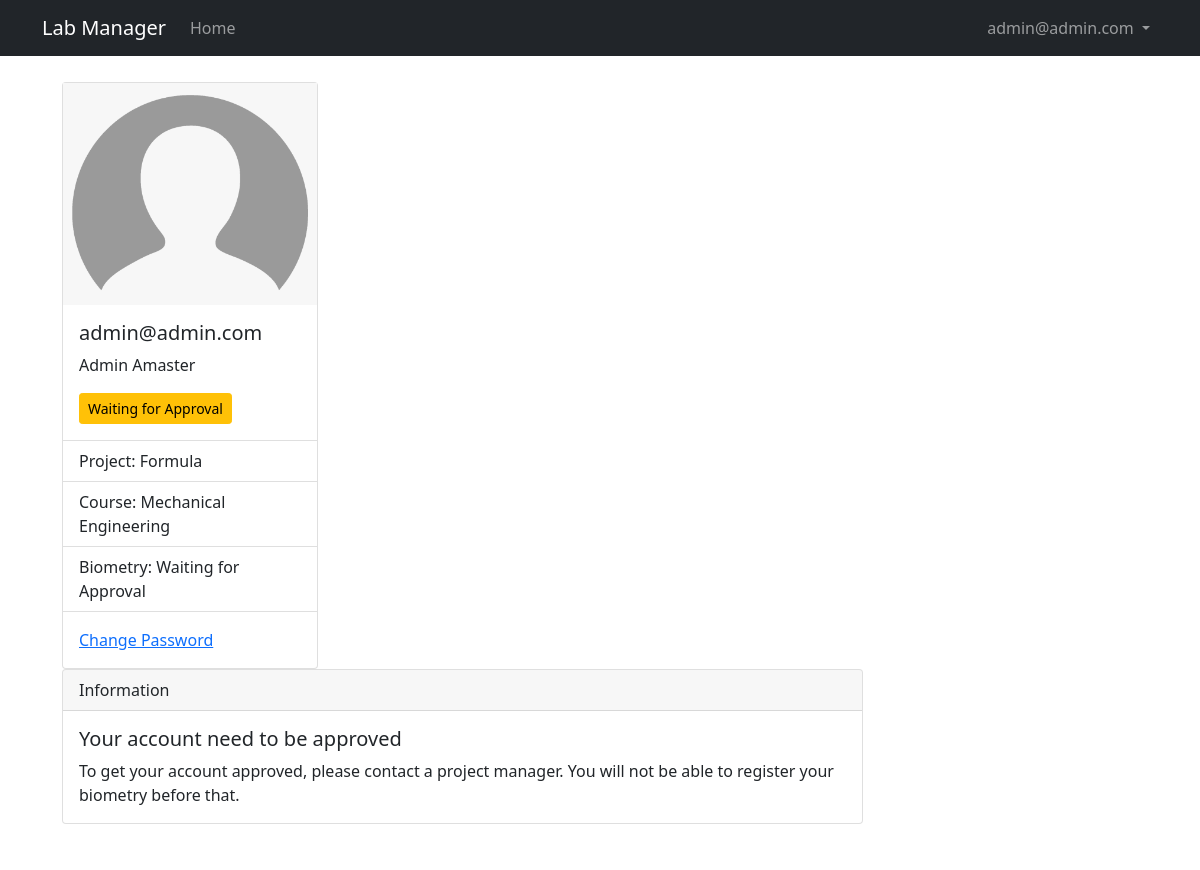
/ (signed in), run on an earlier commit of the app's database.
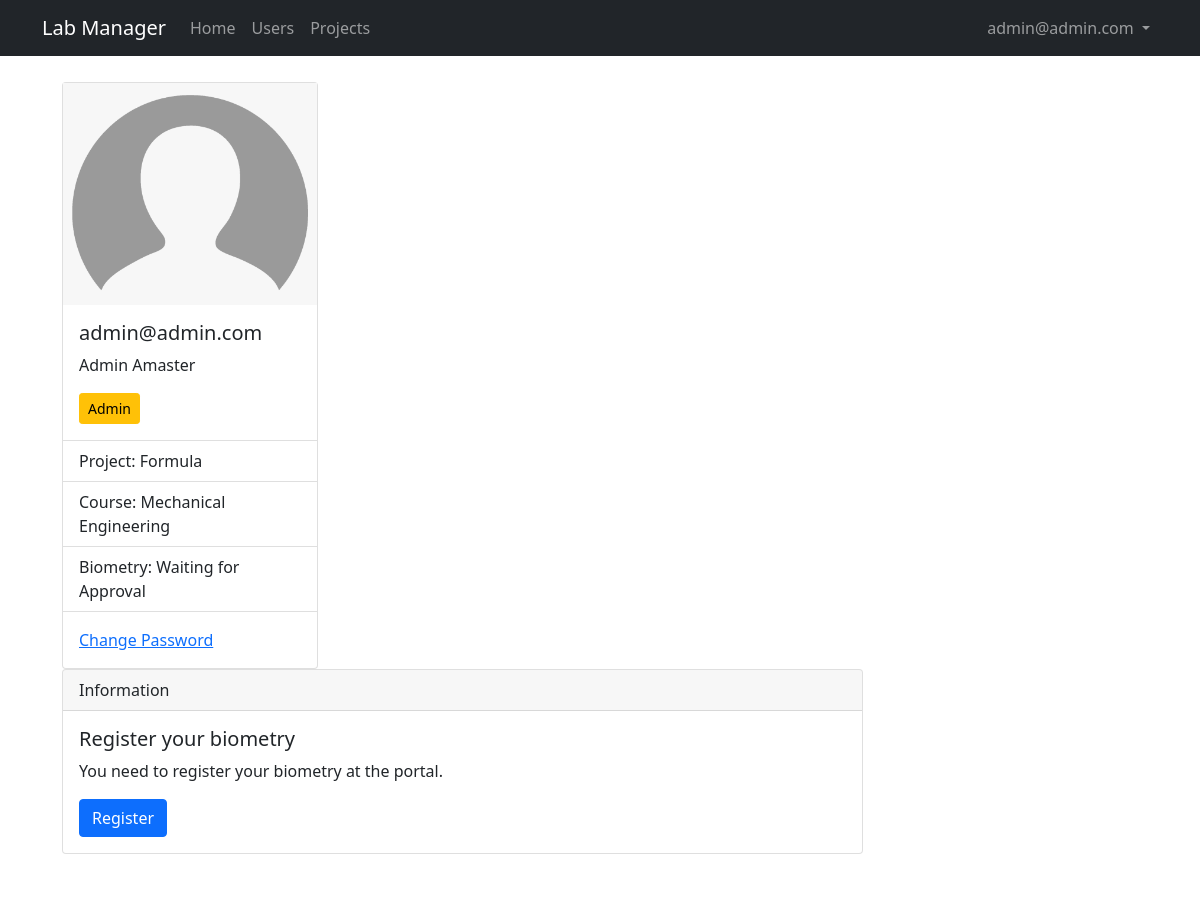
And on a later commit of the database.
### lab_manager/models.py (models this page shows, shortened)
class User(db.Model, UserMixin):
    id = db.Column(db.Integer, primary_key = True)
    email = db.Column(db.String(50), unique = True)
    name = db.Column(db.String(150))
    password = db.Column(db.String(128))
    date_created = db.Column(db.DateTime, default = datetime.utcnow)
    biometry = db.Column(db.Boolean, default = False, nullable = False)
    project = db.Column(db.Integer, nullable = False)
    grr = db.Column(db.Integer, unique = True)
    course = db.Column(db.String(50))
    approved_by = db.Column(db.Integer)
    date_approved = db.Column(db.DateTime, default = datetime.utcnow)
    approved = db.Column(db.Boolean, default = False, nullable = False)
    admin = db.Column(db.Boolean, default = False, nullable = False)
    projects = db.relationship('Project', backref="user", passive_deletes = False)

### lab_manager/main/routes.py (the view)
@main.route("/")
@login_required
def home():
    return render_template('users/profile.jinja2', title = "Home", user=current_user)

### lab_manager/__init__.py (called while the page is built)
def create_app(config_class=Config):
    app = Flask(__name__)
    app.config.from_object(Config)
    db.init_app(app)
    migrate.init_app(app, db)
    from lab_manager.main.routes import main
    app.register_blueprint(main)
    from lab_manager.users.routes import users
    app.register_blueprint(users)
    from lab_manager.admin.routes import admin
    app.register_blueprint(admin)
    from .models import User, Project
    initialize_database(app)
    login_manager.init_app(app)
    @login_manager.user_loader
    def load_user(id):
        return User.query.get(int(id))
    return app

### lab_manager/templates/users/profile.jinja2 (shortened to what this page needs)
{% extends "./layout.jinja2" %}
{% block content %}
<div class="container">
    <div class="row">
        <div class="col">
            <div class="card" style="width: 16rem;">
            <img class="img-fluid" src="{{ url_for('static', filename='img/default_user.png')}}" class="card-img-top" alt="Profile Picture">
            <div class="card-body">
                <h5 class="card-title">{{ user.email }}</h5>
                <p class="card-text">{{ user.name }}</p>
                {% if not user.admin %}
                    {% if not user.approved %} <button type="button" class="btn btn-warning btn-sm" data-bs-toggle="modal" data-bs-target="#approval_info">Waiting for Approval</button> {% else %} <button type="button" class="btn btn-success btn-sm">Approved</button> {% endif %}
                {% else %}
                    <button type="button" class="btn btn-warning btn-sm">Admin</button>
                {% endif %}
            </div>
            <ul class="list-group list-group-flush">
                <li class="list-group-item">Project: {{ user.project }}</li>
                <li class="list-group-item">Course: {% if not user.course %} <a href="">Enter Course</a> {% else %} {{ user.course }} {% endif %}</li>
                <li class="list-group-item">Biometry: {% if not user.approved %} Waiting for Approval {% else %} {% if not user.biometry %} <a href="">Create Biometry</a> {% else %} Biometry registered {% endif %} {% endif %} </li>
            </ul>
            <div class="card-body">
                <a href="#" class="card-link">Change Password</a>
            </div>
            </div>
        </div>
        <div class="col-9">
            {% if not user.approved and not user.admin %}
            <div class="card mb-3">
                <div class="card-header">
                    Information
                </div>
                <div class="card-body">
                    <h5 class="card-title">Your account need to be approved</h5>
                    <p class="card-text">To get your account approved, please contact a project manager. You will not be able to register your biometry before that.</p>
                </div>
            </div>
            {% elif not user.biometry %}
            <div class="card mb-3">
                <div class="card-header">
                    Information
                </div>
                <div class="card-body">
                    <h5 class="card-title">Register your biometry</h5>
                    <p class="card-text">You need to register your biometry at the portal.</p>
                    <a href="#" class="btn btn-primary">Register</a>
                </div>
            </div>
            {% endif %}
        </div>
    </div>
</div>
{% endblock content %}

### lab_manager/templates/layout.jinja2 (shortened to what this page needs)
<!DOCTYPE html>
<html lang="en">
<head>
    <link href="https://cdn.jsdelivr.net/npm/bootstrap@5.1.3/dist/css/bootstrap.min.css" rel="stylesheet">
    <link rel="stylesheet" type="text/css" href="https://cdn.datatables.net/1.10.25/css/dataTables.bootstrap5.css">
    <link rel="stylesheet" href="https://cdn.jsdelivr.net/npm/bootstrap-icons@1.8.1/font/bootstrap-icons.css">
    <link rel="stylesheet" type="text/css" href="{{ url_for('static', filename='main.css') }}">
</head>
<body>
    <nav class="navbar navbar-expand-md navbar-dark bg-dark">
        <div class="container">
            <a class="navbar-brand mr-4" href="/">Lab Manager</a>
            <div class="collapse navbar-collapse" id="navbar">
                <div class="navbar-nav me-auto mb-2 mb-lg-0">
                    <a href="/" class="nav-item nav-link">Home</a>
                    {% if user.is_authenticated and user.admin==True %}
                        <a href="{{url_for('admin.users')}}" class="nav-item nav-link">Users</a>
                        <a href="{{url_for('admin.projects')}}" class="nav-item nav-link">Projects</a>
                    {% endif %}
                </div>
                <div class="navbar-nav">
                    {% if user.is_authenticated and user.admin==False %}
                        <li class="nav-item dropdown">
                            <a class="nav-link dropdown-toggle" href="#" id="navbarDropdown" role="button" data-bs-toggle="dropdown" aria-expanded="false"> {{user.email}} </a>
                        </li>
                    {% elif user.is_authenticated and user.admin==True %}
                        <li class="nav-item dropdown">
                            <a class="nav-link dropdown-toggle" href="#" id="navbarDropdown" role="button" data-bs-toggle="dropdown" aria-expanded="false"> {{user.email}} </a>
                        </li>
                    {% else %}
                        <a href="{{url_for('users.login')}}" class="nav-item nav-link">Login</a>
                        <a href="{{url_for('users.register')}}" class="nav-item nav-link">Sign Up</a>
                    {% endif %}
                </div>
            </div>
        </div>
    </nav>
    <main class="container full-page" role="main">
        {% block content %}{% endblock content %}
    </main>
</body>
</html>

### lab_manager/static/main.css (style rules this page uses)
.full-page { background: #ffffff; padding: 10px 20px; margin-bottom: 20px; margin-top: 1rem; }

What changed in the data, as far as the page shows it:
changed User "admin@admin.com": admin False → True (drawn)
Also different on the page:
text no longer shown: "Waiting for Approval Your account need to be approved To get your account approved, please contact a project manager. You will not be able to register your biometry before that."
text now shown: "Users Projects Admin Register your biometry You need to register your biometry at the portal. Register"
